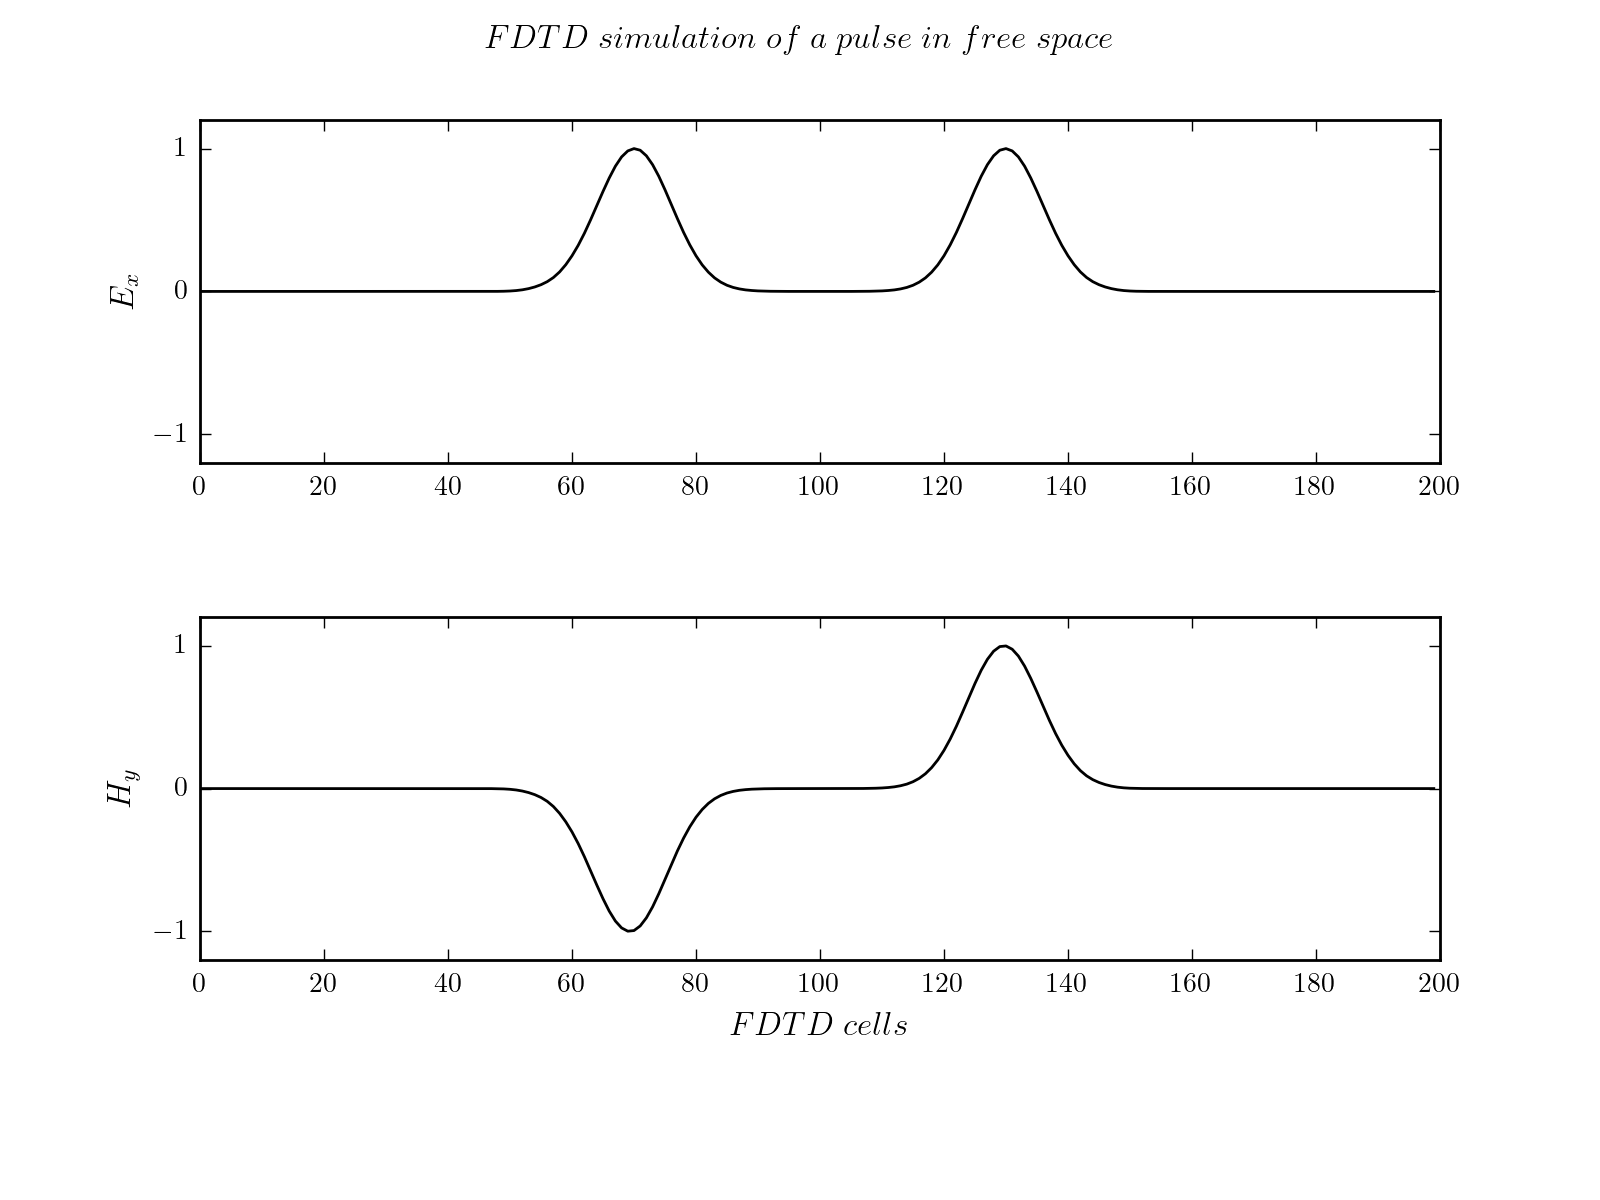

The Python source for this figure:
#!/usr/bin/env python
from sys import argv
import numpy as np
import matplotlib.pyplot as plt

plt.style.use("classic")
plt.rc("text", usetex="True")
plt.rc("pgf", texsystem="pdflatex")
plt.rc("font", family="serif", weight="normal", size=10)
plt.rc("axes", labelsize=12, titlesize=12)
plt.rc("figure", titlesize=12)

data = np.genfromtxt(argv[1])
fig, (ax1, ax2) = plt.subplots(2)
fig.suptitle(r"$FDTD\ simulation\ of\ a\ pulse\ in\ free\ space$")
ax1.plot(data[:,0], data[:,1], 'k', lw=1)
ax1.set(xlim=(0,200), ylim=(-1.2,1.2), ylabel=r"$E_x$")
ax1.set(xticks=np.arange(0,220,20), yticks=np.arange(-1,1.2,1))
ax2.plot(data[:,0], data[:,2], 'k', lw=1)
ax2.set(xlim=(0,200), ylim=(-1.2,1.2), xlabel=r"$FDTD\ cells$", ylabel=r"$H_y$")
ax2.set(xticks=np.arange(0,220,20), yticks=np.arange(-1,1.2,1))
plt.subplots_adjust(bottom=0.2, hspace=0.45)
plt.savefig("fdtdd.png", dpi=200)
